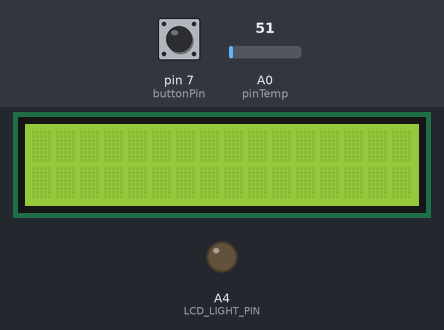
Simulated run of this sketch. Board: Arduino Uno, built with avr-gcc and run on an emulated ATmega328P. Parts: 16×2 character LCD, output pins drawn as LEDs (lit = HIGH). The test bench sets the inputs (shaded band); at power-on: pin 7 (buttonPin) LOW, A0 (pinTemp) = 51. What the sketch prints to the serial monitor is not drawn.

Above: at 1.2 s.
1.3 s: pin 7 (buttonPin) pulled HIGH for 0.15 s
At 2.1 s:
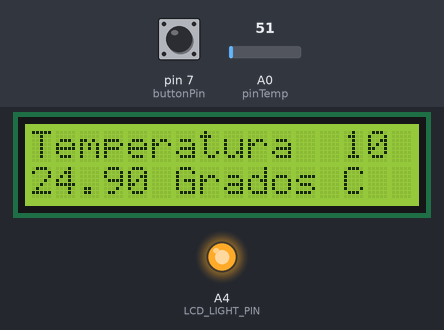
4.4 s: A0 (pinTemp) set to 61
At 6.1 s:
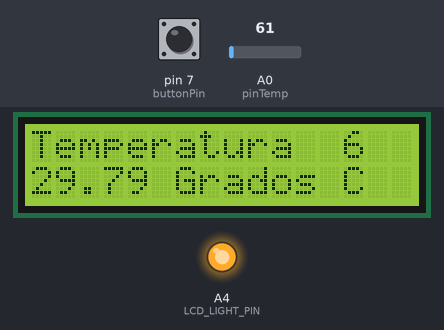
7.4 s: A0 (pinTemp) set to 71
At 9.1 s:
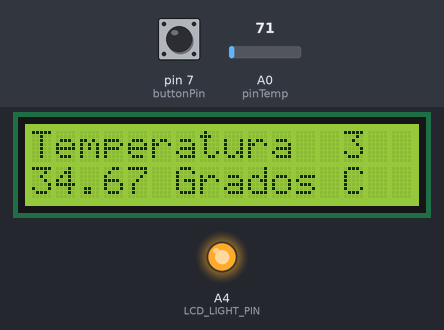
10.4 s: pin 7 (buttonPin) pulled HIGH for 1 s
At 10.4 s:
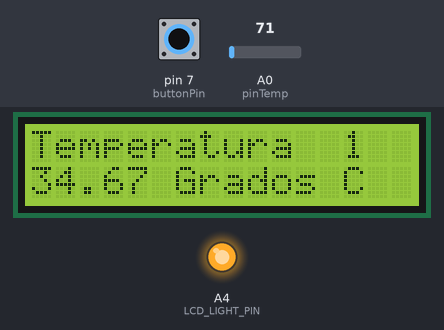
13.8 s: A0 (pinTemp) set to 86
At 15.2 s:
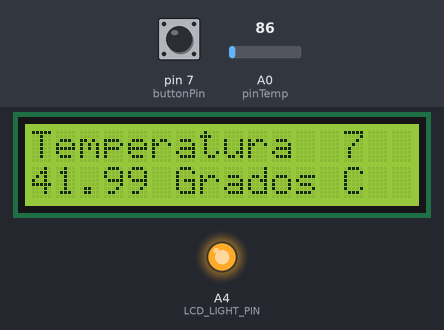
Timing chart, 0 to 16.8 s (numbered marks = the images above; inputs shaded):
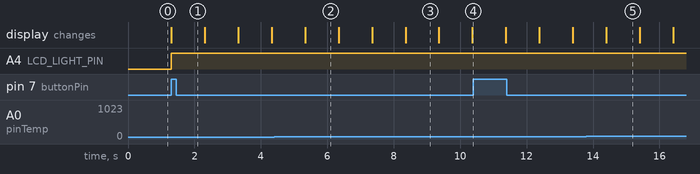

Measured:
- after the input at 1.3 s, A4 (LCD_LIGHT_PIN): LOW → HIGH at once; the display: changes at once (image 1)
- after the input at 10.4 s, A4 (LCD_LIGHT_PIN): stays HIGH (without the input it goes to LOW after 0.97 s)
- what the display in image 2 shows lasts 1.0 s, from 5.3 s to 6.3 s

The sketch:

temperatura.ino
```cpp
#include <Arduino.h>

#include <LiquidCrystal.h>

#define pinTemp 0
#define buttonPin 7
#define LCD_LIGHT_PIN A4

int buttonState = 0;

LiquidCrystal lcd(8, 9, 10, 11, 12, 13);
int temperatura;

void setup()
{
    pinMode(buttonPin, INPUT);
    pinMode(LCD_LIGHT_PIN, OUTPUT);
    lcd.begin(16, 2);
    // lcd.noDisplay();
    digitalWrite(LCD_LIGHT_PIN, LOW);
    Serial.begin(9600);
    // put your setup code here, to run once:
}

void loop()
{
    buttonState = digitalRead(buttonPin);
    if (buttonState == HIGH)
    {
        digitalWrite(LCD_LIGHT_PIN, HIGH);
        lcd.setCursor(0, 0);
        for (int on = 10; on > 0; on--)
        {
            lcd.clear();
            lcd.print("Temperatura");
            lcd.setCursor(13, 0);
            lcd.print(on);
            lect_temp();
        }
        lcd.clear();
        digitalWrite(LCD_LIGHT_PIN, LOW);
    }
}

float getTemp()
{
    float voltage = analogRead(pinTemp);
    float temp = (voltage * 5.0 / 1024) * 100;
    return temp;
}

void lect_temp()
{
    float temperatura = getTemp();
    lcd.setCursor(0, 1);
    lcd.print(temperatura);
    lcd.setCursor(6, 3);
    lcd.print("Grados C");
    Serial.println(temperatura);
    delay(1000);
}
```
